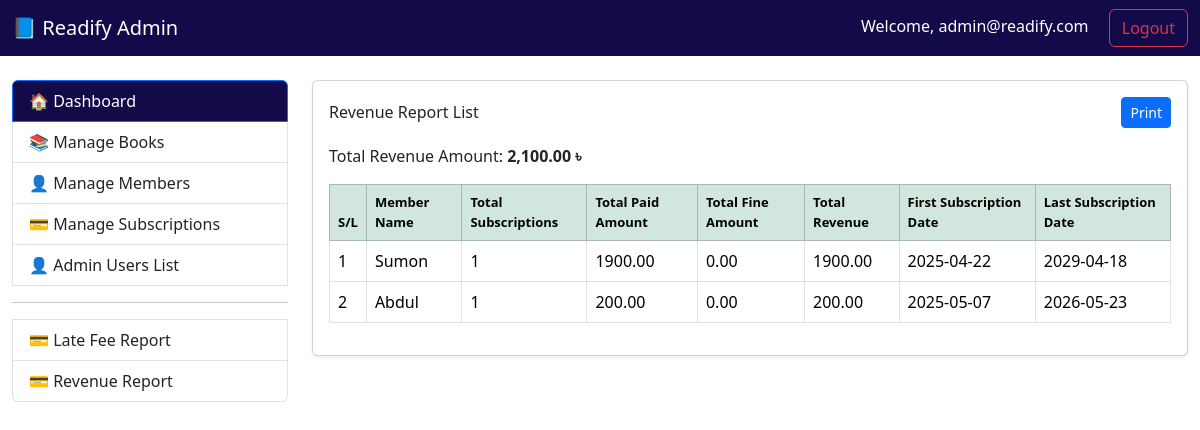
Screenshot of /revenue (signed in) with the database file from the repository.
### tables this page shows
CREATE TABLE `members` (
  `id` int(11) NOT NULL,
  `first_name` varchar(50) NOT NULL,
  `last_name` varchar(50) NOT NULL,
  `email` varchar(100) NOT NULL,
  `password` varchar(255) NOT NULL,
  `phone` varchar(15) DEFAULT NULL,
  `address` varchar(255) DEFAULT NULL,
  `verified_at` timestamp NULL DEFAULT NULL,
  `created_at` timestamp NOT NULL DEFAULT current_timestamp(),
  `updated_at` timestamp NOT NULL DEFAULT current_timestamp() ON UPDATE current_timestamp()
);

### core/Controller.php (called while the page is built, shortened)
<?php
abstract class Controller {
    protected function view($view, $data = []) {
        extract($data);
        require_once "../views/{$view}.php";
    }
}

### controllers/CustomerSubscriptionsController.php (called while the page is built, shortened)
<?php
require_once '../core/Controller.php';
require_once '../models/CustomerSubscriptions.php';
class CustomerSubscriptionsController extends Controller {
    public function revenue() {
        try {
            $bookModel = new CustomerSubscriptions();
            $getRevenue = $bookModel->getRevenue();
            return $this->view('revenue', [
                'getRevenue' => $getRevenue,
            ]);
        } catch (\Exception $e) {
            error_log($e->getMessage());
            echo "An error occurred while loading the page.";
        }
    }
}

### public/index.php (called while the page is built, shortened)
<?php
require_once '../routes/web.php';

### core/Model.php (called while the page is built, shortened)
<?php
require_once __DIR__ . '/../config/Database.php';
abstract class Model {
    public function __construct() {
        $database = new Database();
        $database->connect();
        $this->db = $database->pdo;
    }
}

### config/Database.php (called while the page is built, shortened)
<?php
class Database {
    public function connect() {
        $host = 'localhost';
        $db = 'readify';
        $user = 'root';
        $pass = '';
        $charset = 'utf8mb4';
        $dsn = "mysql:host=$host;dbname=$db;charset=$charset";
        try {
            $this->pdo = new PDO($dsn, $user, $pass);
            $this->pdo->setAttribute(PDO::ATTR_ERRMODE, PDO::ERRMODE_EXCEPTION);
            return $this->pdo;
        } catch (PDOException $e) {
            die("Connection failed: " . $e->getMessage());
        }
    }
}

### models/CustomerSubscriptions.php (called while the page is built, shortened)
<?php
require_once '../core/Model.php';
class CustomerSubscriptions extends Model {
    public function getRevenue() {
        try {
            $stmt = $this->db->prepare("
                CALL sp_subscription_revenue_report()
            ");
            $stmt->execute();
            return $stmt->fetchAll(PDO::FETCH_OBJ);
        } catch (PDOException $e) {
            error_log($e->getMessage());
            return [];
        }
    }
}
?>

### views/revenue.php (the view, shortened to what this page needs)
<?php
require_once 'layouts/page-header.php';
require_once 'layouts/navbar.php';
?>
<div class="container-fluid mt-4">
    <div class="row mt-4">
        <?php require_once 'layouts/sidebar.php'; ?>
        <div class="col-md-9">
            <div class="card shadow-sm">
                <div class="card-body" id="printableArea">
                    <div class="d-flex justify-content-between align-items-center mb-3 no-print">
                        <h6 class="mb-0">Revenue Report List</h6>
                        <button class="btn btn-primary btn-sm" id="print">Print</button>
                    </div>
                    <?php if (!empty($getRevenue)) : ?>
                        <?php
                        $totalRevenueAmount = 0;
                        foreach ($getRevenue as $row) {
                            $totalRevenueAmount += $row->total_revenue;
                        }
                        ?>
                        <p>Total Revenue Amount: <b><?= number_format($totalRevenueAmount, 2) ?> ৳</b></p>
                        <div class="table-responsive">
                            <table class="table table-bordered table-hover align-middle">
                                <thead class="table-success">
                                    <tr>
                                        <th>S/L</th>
                                        <th>Member Name</th>
                                        <th>Total Subscriptions</th>
                                        <th>Total Paid Amount</th>
                                        <th>Total Fine Amount</th>
                                        <th>Total Revenue</th>
                                        <th>First Subscription Date</th>
                                        <th>Last Subscription Date</th>
                                    </tr>
                                </thead>
                                <tbody>
                                    <?php foreach ($getRevenue as $i => $subs) : ?>
                                        <tr>
                                            <td><?= htmlspecialchars($i + 1) ?></td>
                                            <td><?= htmlspecialchars($subs->member_name) ?></td>
                                            <td><?= htmlspecialchars($subs->total_subscriptions) ?></td>
                                            <td><?= htmlspecialchars($subs->total_paid_amount) ?></td>
                                            <td><?= htmlspecialchars($subs->total_fine_amount) ?></td>
                                            <td><?= htmlspecialchars($subs->total_revenue) ?></td>
                                            <td><?= htmlspecialchars($subs->first_subscription_date) ?></td>
                                            <td><?= htmlspecialchars($subs->last_subscription_date) ?></td>
                                        </tr>
                                    <?php endforeach; ?>
                                </tbody>
                            </table>
                        </div>
                    <?php else : ?>
                        <div class="alert alert-info">No Revenue Report found.</div>
                    <?php endif; ?>
                </div>
            </div>
        </div>
    </div>
</div>
<?php require_once 'layouts/page-footer.php'; ?>

### views/revenue.php (style rules this page uses)
th { font-weight: bold; font-size: 13px; }

### rows the page displays
members: first_name "Sumon", total_subscriptions "1", total_paid_amount "1900.00", total_fine_amount "0.00", total_revenue "1900.00", first_subscription_date "2025-04-22", last_subscription_date "2029-04-18"
members: first_name "Abdul", total_subscriptions "1", total_paid_amount "200.00", total_fine_amount "0.00", total_revenue "200.00", first_subscription_date "2025-05-07", last_subscription_date "2026-05-23"

### other values shown
$_SESSION['admin']['email'] "admin@readify.com"
$totalRevenueAmount "2,100.00"
